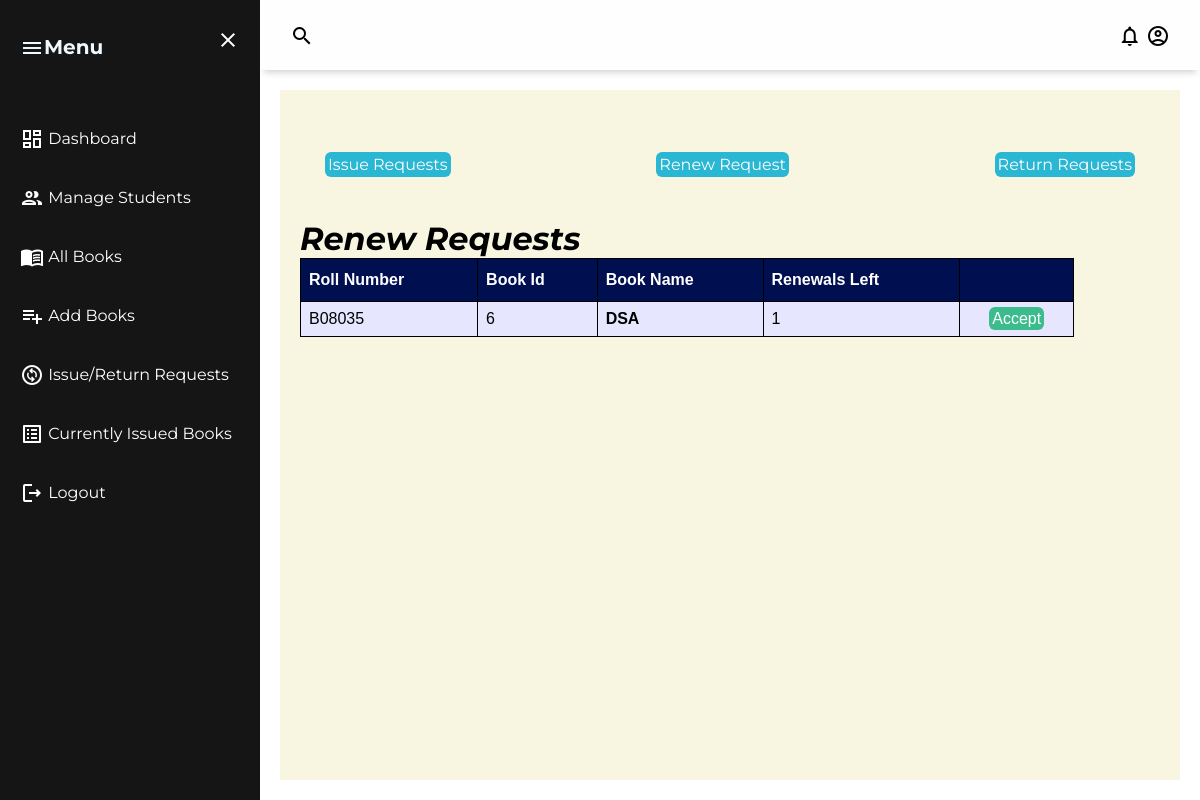
The page /admin/renew_requests.php (signed in) on the database its author committed.
### tables this page shows
CREATE TABLE `record` (
  `RollNo` varchar(50) NOT NULL,
  `BookId` int(10) NOT NULL,
  `Date_of_Issue` date DEFAULT NULL,
  `Due_Date` date DEFAULT NULL,
  `Date_of_Return` date DEFAULT NULL,
  `Dues` int(10) DEFAULT NULL,
  `Renewals_left` int(10) DEFAULT NULL,
  `Time` time DEFAULT NULL
);

CREATE TABLE `renew` (
  `RollNo` varchar(50) NOT NULL,
  `BookId` int(10) NOT NULL
);

CREATE TABLE `book` (
  `BookId` int(10) NOT NULL,
  `Title` varchar(50) DEFAULT NULL,
  `Publisher` varchar(50) DEFAULT NULL,
  `Year` varchar(50) DEFAULT NULL,
  `Availability` int(5) DEFAULT NULL
);

### admin/renew_requests.php (the view, shortened to what this page needs)
<?php
require('dbconn.php');
?>
<!DOCTYPE html>
<html lang="en">
<head>
    <link rel="stylesheet" type="text/css" href="../css/style.css">
</head>
<body>
    <div class="grid-container">
        <header class="header">
            <div class="header-left">
                <span class="material-icons-outlined">search</span>
            </div>
            <div class="header-right">
                <a href="message.php" class="up-icon"><span class="material-icons-outlined">notifications</span></a>
                <a href="edit_admin_detail.php" class="up-icon"><span class="material-icons-outlined">account_circle</span></a>
            </div>
        </header>
        <aside id="sidebar">
            <div class="sidebar-title">
                <div class="sidebar-brand">
                    <span class="material-icons-outlined">menu</span>Menu
                </div>
                <a href=""><span class="material-icons-outlined" onclick="closeSidebar()">close</span></a>
            </div>
            <ul class="sidebar-list">
                <li class="sidebar-list-items">
                    <a href="dashboard.php"><span class="material-icons-outlined">dashboard</span> Dashboard </a>
                </li>
                <li class="sidebar-list-items">
                    <a href="student.php"><span class="material-icons-outlined">group</span> Manage Students</a>
                </li>
                <li class="sidebar-list-items">
                    <a href="book.php"><span class="material-icons-outlined">menu_book</span> All Books</a>
                </li>
                <li class="sidebar-list-items">
                    <a href="addbook.php"><span class="material-icons-outlined">playlist_add</span> Add Books</a>
                </li>
                <li class="sidebar-list-items">
                    <a href="issue_requests.php"><span class="material-icons-outlined">change_circle</span> Issue/Return Requests</a>
                </li>
                <li class="sidebar-list-items">
                    <a href="current.php"><span class="material-icons-outlined">list_alt</span> Currently Issued Books</a>
                </li>
                <li class="sidebar-list-items">
                    <a href="logout.php"><span class="material-icons-outlined">logout</span> Logout </a>
                </li>
            </ul>
        </aside>
        <main class="main-container">
            <div class="span9">
                <div class="requests">
                    <div class="span3">
                        <center>
                            <a href="issue_requests.php" class="btn btn-info">Issue Requests</a>
                        </center>
                    </div>
                    <div class="span3">
                        <center>
                            <a href="renew_requests.php" class="btn btn-info">Renew Request</a>
                        </center>
                    </div>
                    <div class="span3">
                        <center>
                            <a href="return_requests.php" class="btn btn-info">Return Requests</a>
                        </center>
                    </div>
                </div>
                <h1><i>Renew Requests</i></h1>
                <table class="table" id="tables">
                    <thead>
                        <tr>
                            <th>Roll Number</th>
                            <th>Book Id</th>
                            <th>Book Name</th>
                            <th>Renewals Left</th>
                            <th></th>
                        </tr>
                    </thead>
                    <tbody>
                        <?php
                        $sql = "select * from LMS.record,LMS.book,LMS.renew where renew.BookId=book.BookId and renew.RollNo=record.RollNo and renew.BookId=record.BookId";
                        $result = $conn->query($sql);
                        while ($row = $result->fetch_assoc()) {
                            $bookid = $row['BookId'];
                            $rollno = $row['RollNo'];
                            $name = $row['Title'];
                            $renewals = $row['Renewals_left'];
                        ?>
                            <tr>
                                <td><?php echo strtoupper($rollno) ?></td>
                                <td><?php echo $bookid ?></td>
                                <td><b><?php echo $name ?></b></td>
                                <td><?php echo $renewals ?></td>
                                <td>
                                    <center>
                                        <?php
                                        if ($renewals > 0) {
                                            echo "<a href=\"acceptrenewal.php?id1=" . $bookid . "&id2=" . $rollno . "\" class=\"btn btn-success\">Accept</a>";
                                        }
                                        ?>
                                    </center>
                                </td>
                            </tr>
                        <?php } ?>
                    </tbody>
                </table>
            </div>
        </main>
    </div>
</body>
</html>

### css/style.css (style rules this page uses)
body { font-family: "Montserrat", sans-serif; }
* { margin: 0px; padding: 0; }
.up-icon .material-icons-outlined { color: black; }
.material-icons-outlined { vertical-align: middle; line-height: 1px; }
.grid-container { display:grid; grid-template-columns: 260px 1fr 1fr 1fr; grid-template-rows: 0.2fr 3fr; grid-template-areas: "sidebar header header header" "sidebar main main main"; height: 100vh; }
.grid-container a:link, a:visited { text-decoration: none; color: white; }
.header { grid-area: header; height: 70px; background-color: #fefefe; display: flex; align-items: center; justify-content: space-between; margin: 0px; padding: 0 30px 0 30px; box-shadow: 0px 6px 7px -4px rgba(0, 0, 0, 0.2); }
#sidebar { grid-area:sidebar ; height: 100%; padding-left: 0px; background-color: rgb(21, 21, 21); color: aliceblue; overflow-y: auto; -webkit-transition: all 0.5s; transition: all 0.5s; padding:0px; margin: 0px; }
.sidebar-title { display: flex; justify-content: space-between; align-items: center; padding: 20px 20px 20px 20px; margin-bottom: 30px; }
.material-icons-outlined { cursor: pointer; }
.sidebar-brand { margin-top: 15px; font-size: 20px; font-weight: 700; }
.sidebar-list { padding: 0; margin-top: 15px; list-style-type: none; }
.sidebar-list-items { padding: 20px 20px 20px 20px; }
.main-container { grid-area:main; background-color:rgba(235, 226, 168, 0.34); overflow-y: auto; padding: 20px; margin: 20px; }
#tables { font-family:sans-serif; border-collapse: collapse; width: 90%; }
#tables td, #tables th { border: 1px solid #000000; padding: 8px; }
.btn-info { color: #fff; background-color: #29b7d3; border-color: #25a4be; padding: 3px; border-radius: 6px; }
.btn-success { color: #fff; background-color: #3cbc8d; border-color: #36a97f; padding: 3px; border-radius: 6px; }
#tables tr:nth-child(odd) { background-color: #e6e6ff; }
#tables th { padding-top: 12px; padding-bottom: 12px; text-align: left; background-color: #000F50; color: white; }
.table { margin-bottom: 0; }
.table th, .table td { border-color:black!important; }
.requests { display: flex; margin: 20px 0; justify-content: space-between; align-items: center; }
.span3 { display: flex; flex-direction: column; justify-content: space-around; padding: 25px; box-sizing: border-box; }

### rows shown on the page
record: renew.RollNo "B08035", renew.BookId "6", BookId.Title "DSA", Renewals_left "1"
